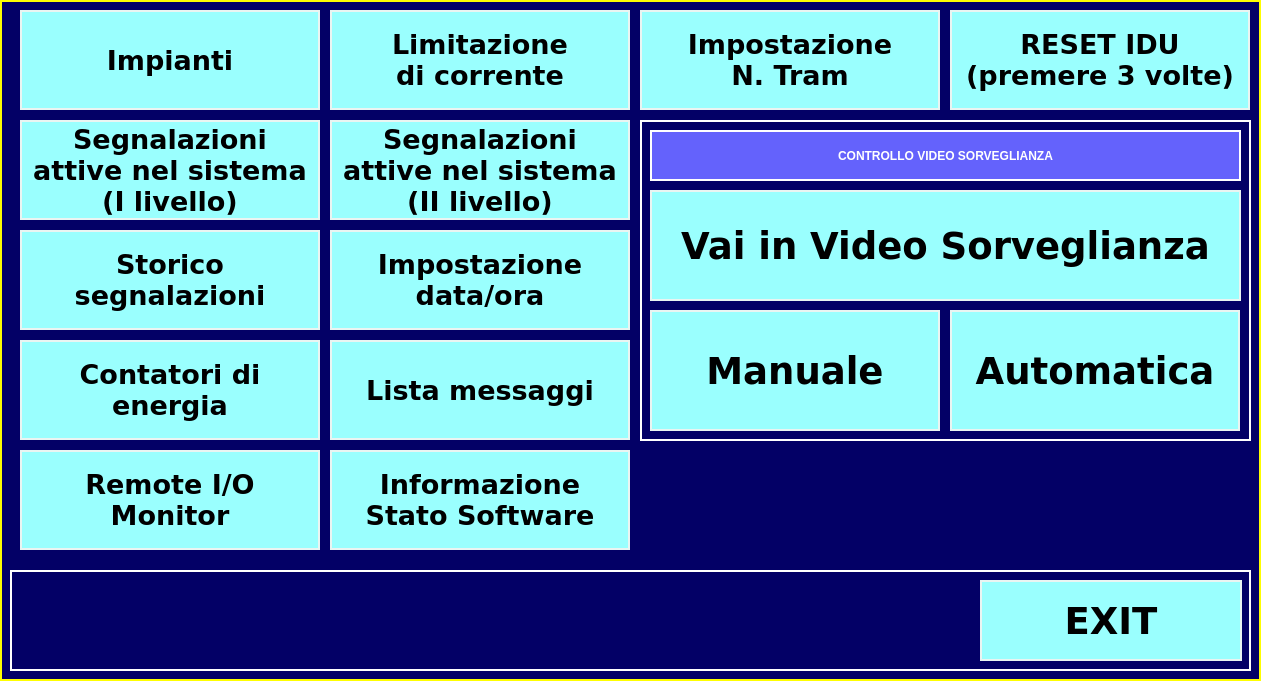
<?xml version="1.0" encoding="UTF-8"?>
<ui version="4.0">
 <class>Impostazioni</class>
 <widget class="QWidget" name="Impostazioni">
  <property name="geometry">
   <rect>
    <x>0</x>
    <y>0</y>
    <width>1261</width>
    <height>681</height>
   </rect>
  </property>
  <property name="windowTitle">
   <string>Form</string>
  </property>
  <property name="styleSheet">
   <string notr="true">QWidget { background-color : #030066; color : #fefe00;border:2px solid #39bcde }
QWidget{ border:2px solid #fefe00 }
QLabel { background-color : #6462fc; color : #FFFFFF;border:2px solid #FFFFFF;font: 20pt &quot;DejaVu Sans&quot;;font: bold; }
QPushButton { background-color : #9afffe; color : #000000;border:2px solid #eaf5f2;font: 28pt &quot;DejaVu Sans&quot;;font: bold;  }
QFrame {border:2px solid #FFFFFF }</string>
  </property>
  <widget class="QFrame" name="frame_4">
   <property name="geometry">
    <rect>
     <x>10</x>
     <y>570</y>
     <width>1241</width>
     <height>101</height>
    </rect>
   </property>
   <property name="styleSheet">
    <string notr="true">QFrame {border:2px solid #FFFFFF }</string>
   </property>
   <property name="frameShape">
    <enum>QFrame::StyledPanel</enum>
   </property>
   <property name="frameShadow">
    <enum>QFrame::Raised</enum>
   </property>
   <widget class="QPushButton" name="exit">
    <property name="geometry">
     <rect>
      <x>970</x>
      <y>10</y>
      <width>262</width>
      <height>81</height>
     </rect>
    </property>
    <property name="font">
     <font>
      <family>DejaVu Sans</family>
      <pointsize>28</pointsize>
      <weight>75</weight>
      <italic>false</italic>
      <bold>true</bold>
     </font>
    </property>
    <property name="styleSheet">
     <string notr="true"/>
    </property>
    <property name="text">
     <string>EXIT</string>
    </property>
   </widget>
  </widget>
  <widget class="QPushButton" name="impianti">
   <property name="geometry">
    <rect>
     <x>20</x>
     <y>10</y>
     <width>300</width>
     <height>100</height>
    </rect>
   </property>
   <property name="font">
    <font>
     <family>DejaVu Sans</family>
     <pointsize>20</pointsize>
     <weight>75</weight>
     <italic>false</italic>
     <bold>true</bold>
    </font>
   </property>
   <property name="styleSheet">
    <string notr="true">font: 20pt &quot;DejaVu Sans&quot;;font: bold; </string>
   </property>
   <property name="text">
    <string>Impianti</string>
   </property>
  </widget>
  <widget class="QPushButton" name="impinati_6">
   <property name="geometry">
    <rect>
     <x>330</x>
     <y>10</y>
     <width>300</width>
     <height>100</height>
    </rect>
   </property>
   <property name="font">
    <font>
     <family>DejaVu Sans</family>
     <pointsize>20</pointsize>
     <weight>75</weight>
     <italic>false</italic>
     <bold>true</bold>
    </font>
   </property>
   <property name="styleSheet">
    <string notr="true">font: 20pt &quot;DejaVu Sans&quot;;font: bold; </string>
   </property>
   <property name="text">
    <string>Limitazione
di corrente</string>
   </property>
  </widget>
  <widget class="QPushButton" name="tram">
   <property name="geometry">
    <rect>
     <x>640</x>
     <y>10</y>
     <width>300</width>
     <height>100</height>
    </rect>
   </property>
   <property name="font">
    <font>
     <family>DejaVu Sans</family>
     <pointsize>20</pointsize>
     <weight>75</weight>
     <italic>false</italic>
     <bold>true</bold>
    </font>
   </property>
   <property name="styleSheet">
    <string notr="true">font: 20pt &quot;DejaVu Sans&quot;;font: bold; </string>
   </property>
   <property name="text">
    <string>Impostazione
N. Tram</string>
   </property>
  </widget>
  <widget class="QPushButton" name="impinati_8">
   <property name="geometry">
    <rect>
     <x>950</x>
     <y>10</y>
     <width>300</width>
     <height>100</height>
    </rect>
   </property>
   <property name="font">
    <font>
     <family>DejaVu Sans</family>
     <pointsize>20</pointsize>
     <weight>75</weight>
     <italic>false</italic>
     <bold>true</bold>
    </font>
   </property>
   <property name="styleSheet">
    <string notr="true">font: 20pt &quot;DejaVu Sans&quot;;font: bold; </string>
   </property>
   <property name="text">
    <string>RESET IDU
(premere 3 volte)</string>
   </property>
  </widget>
  <widget class="QPushButton" name="impinati_9">
   <property name="geometry">
    <rect>
     <x>330</x>
     <y>120</y>
     <width>300</width>
     <height>100</height>
    </rect>
   </property>
   <property name="font">
    <font>
     <family>DejaVu Sans</family>
     <pointsize>20</pointsize>
     <weight>75</weight>
     <italic>false</italic>
     <bold>true</bold>
    </font>
   </property>
   <property name="styleSheet">
    <string notr="true">font: 20pt &quot;DejaVu Sans&quot;;font: bold; </string>
   </property>
   <property name="text">
    <string>Segnalazioni
attive nel sistema
(II livello)</string>
   </property>
  </widget>
  <widget class="QPushButton" name="data">
   <property name="geometry">
    <rect>
     <x>330</x>
     <y>230</y>
     <width>300</width>
     <height>100</height>
    </rect>
   </property>
   <property name="font">
    <font>
     <family>DejaVu Sans</family>
     <pointsize>20</pointsize>
     <weight>75</weight>
     <italic>false</italic>
     <bold>true</bold>
    </font>
   </property>
   <property name="styleSheet">
    <string notr="true">font: 20pt &quot;DejaVu Sans&quot;;font: bold; </string>
   </property>
   <property name="text">
    <string>Impostazione
data/ora</string>
   </property>
  </widget>
  <widget class="QPushButton" name="impinati_11">
   <property name="geometry">
    <rect>
     <x>330</x>
     <y>340</y>
     <width>300</width>
     <height>100</height>
    </rect>
   </property>
   <property name="font">
    <font>
     <family>DejaVu Sans</family>
     <pointsize>20</pointsize>
     <weight>75</weight>
     <italic>false</italic>
     <bold>true</bold>
    </font>
   </property>
   <property name="styleSheet">
    <string notr="true">font: 20pt &quot;DejaVu Sans&quot;;font: bold; </string>
   </property>
   <property name="text">
    <string>Lista messaggi</string>
   </property>
  </widget>
  <widget class="QPushButton" name="impinati_12">
   <property name="geometry">
    <rect>
     <x>330</x>
     <y>450</y>
     <width>300</width>
     <height>100</height>
    </rect>
   </property>
   <property name="font">
    <font>
     <family>DejaVu Sans</family>
     <pointsize>20</pointsize>
     <weight>75</weight>
     <italic>false</italic>
     <bold>true</bold>
    </font>
   </property>
   <property name="styleSheet">
    <string notr="true">font: 20pt &quot;DejaVu Sans&quot;;font: bold; </string>
   </property>
   <property name="text">
    <string>Informazione
Stato Software</string>
   </property>
  </widget>
  <widget class="QPushButton" name="impinati_13">
   <property name="geometry">
    <rect>
     <x>20</x>
     <y>340</y>
     <width>300</width>
     <height>100</height>
    </rect>
   </property>
   <property name="font">
    <font>
     <family>DejaVu Sans</family>
     <pointsize>20</pointsize>
     <weight>75</weight>
     <italic>false</italic>
     <bold>true</bold>
    </font>
   </property>
   <property name="styleSheet">
    <string notr="true">font: 20pt &quot;DejaVu Sans&quot;;font: bold; </string>
   </property>
   <property name="text">
    <string>Contatori di
energia</string>
   </property>
  </widget>
  <widget class="QPushButton" name="impinati_14">
   <property name="geometry">
    <rect>
     <x>20</x>
     <y>450</y>
     <width>300</width>
     <height>100</height>
    </rect>
   </property>
   <property name="font">
    <font>
     <family>DejaVu Sans</family>
     <pointsize>20</pointsize>
     <weight>75</weight>
     <italic>false</italic>
     <bold>true</bold>
    </font>
   </property>
   <property name="styleSheet">
    <string notr="true">font: 20pt &quot;DejaVu Sans&quot;;font: bold; </string>
   </property>
   <property name="text">
    <string>Remote I/O
Monitor</string>
   </property>
  </widget>
  <widget class="QPushButton" name="impinati_15">
   <property name="geometry">
    <rect>
     <x>20</x>
     <y>120</y>
     <width>300</width>
     <height>100</height>
    </rect>
   </property>
   <property name="font">
    <font>
     <family>DejaVu Sans</family>
     <pointsize>20</pointsize>
     <weight>75</weight>
     <italic>false</italic>
     <bold>true</bold>
    </font>
   </property>
   <property name="styleSheet">
    <string notr="true">font: 20pt &quot;DejaVu Sans&quot;;font: bold; </string>
   </property>
   <property name="text">
    <string>Segnalazioni
attive nel sistema
(I livello)</string>
   </property>
  </widget>
  <widget class="QPushButton" name="impinati_16">
   <property name="geometry">
    <rect>
     <x>20</x>
     <y>230</y>
     <width>300</width>
     <height>100</height>
    </rect>
   </property>
   <property name="font">
    <font>
     <family>DejaVu Sans</family>
     <pointsize>20</pointsize>
     <weight>75</weight>
     <italic>false</italic>
     <bold>true</bold>
    </font>
   </property>
   <property name="styleSheet">
    <string notr="true">font: 20pt &quot;DejaVu Sans&quot;;font: bold; </string>
   </property>
   <property name="text">
    <string>Storico
segnalazioni</string>
   </property>
  </widget>
  <widget class="QFrame" name="frame_2">
   <property name="geometry">
    <rect>
     <x>640</x>
     <y>120</y>
     <width>611</width>
     <height>321</height>
    </rect>
   </property>
   <property name="styleSheet">
    <string notr="true"/>
   </property>
   <property name="frameShape">
    <enum>QFrame::StyledPanel</enum>
   </property>
   <property name="frameShadow">
    <enum>QFrame::Raised</enum>
   </property>
   <widget class="QLabel" name="mydata_2">
    <property name="geometry">
     <rect>
      <x>10</x>
      <y>10</y>
      <width>591</width>
      <height>51</height>
     </rect>
    </property>
    <property name="palette">
     <palette>
      <active>
       <colorrole role="WindowText">
        <brush brushstyle="SolidPattern">
         <color alpha="255">
          <red>255</red>
          <green>255</green>
          <blue>255</blue>
         </color>
        </brush>
       </colorrole>
       <colorrole role="Button">
        <brush brushstyle="SolidPattern">
         <color alpha="255">
          <red>100</red>
          <green>98</green>
          <blue>252</blue>
         </color>
        </brush>
       </colorrole>
       <colorrole role="Text">
        <brush brushstyle="SolidPattern">
         <color alpha="255">
          <red>255</red>
          <green>255</green>
          <blue>255</blue>
         </color>
        </brush>
       </colorrole>
       <colorrole role="ButtonText">
        <brush brushstyle="SolidPattern">
         <color alpha="255">
          <red>255</red>
          <green>255</green>
          <blue>255</blue>
         </color>
        </brush>
       </colorrole>
       <colorrole role="Base">
        <brush brushstyle="SolidPattern">
         <color alpha="255">
          <red>100</red>
          <green>98</green>
          <blue>252</blue>
         </color>
        </brush>
       </colorrole>
       <colorrole role="Window">
        <brush brushstyle="SolidPattern">
         <color alpha="255">
          <red>100</red>
          <green>98</green>
          <blue>252</blue>
         </color>
        </brush>
       </colorrole>
      </active>
      <inactive>
       <colorrole role="WindowText">
        <brush brushstyle="SolidPattern">
         <color alpha="255">
          <red>255</red>
          <green>255</green>
          <blue>255</blue>
         </color>
        </brush>
       </colorrole>
       <colorrole role="Button">
        <brush brushstyle="SolidPattern">
         <color alpha="255">
          <red>100</red>
          <green>98</green>
          <blue>252</blue>
         </color>
        </brush>
       </colorrole>
       <colorrole role="Text">
        <brush brushstyle="SolidPattern">
         <color alpha="255">
          <red>255</red>
          <green>255</green>
          <blue>255</blue>
         </color>
        </brush>
       </colorrole>
       <colorrole role="ButtonText">
        <brush brushstyle="SolidPattern">
         <color alpha="255">
          <red>255</red>
          <green>255</green>
          <blue>255</blue>
         </color>
        </brush>
       </colorrole>
       <colorrole role="Base">
        <brush brushstyle="SolidPattern">
         <color alpha="255">
          <red>100</red>
          <green>98</green>
          <blue>252</blue>
         </color>
        </brush>
       </colorrole>
       <colorrole role="Window">
        <brush brushstyle="SolidPattern">
         <color alpha="255">
          <red>100</red>
          <green>98</green>
          <blue>252</blue>
         </color>
        </brush>
       </colorrole>
      </inactive>
      <disabled>
       <colorrole role="WindowText">
        <brush brushstyle="SolidPattern">
         <color alpha="255">
          <red>255</red>
          <green>255</green>
          <blue>255</blue>
         </color>
        </brush>
       </colorrole>
       <colorrole role="Button">
        <brush brushstyle="SolidPattern">
         <color alpha="255">
          <red>100</red>
          <green>98</green>
          <blue>252</blue>
         </color>
        </brush>
       </colorrole>
       <colorrole role="Text">
        <brush brushstyle="SolidPattern">
         <color alpha="255">
          <red>255</red>
          <green>255</green>
          <blue>255</blue>
         </color>
        </brush>
       </colorrole>
       <colorrole role="ButtonText">
        <brush brushstyle="SolidPattern">
         <color alpha="255">
          <red>255</red>
          <green>255</green>
          <blue>255</blue>
         </color>
        </brush>
       </colorrole>
       <colorrole role="Base">
        <brush brushstyle="SolidPattern">
         <color alpha="255">
          <red>100</red>
          <green>98</green>
          <blue>252</blue>
         </color>
        </brush>
       </colorrole>
       <colorrole role="Window">
        <brush brushstyle="SolidPattern">
         <color alpha="255">
          <red>100</red>
          <green>98</green>
          <blue>252</blue>
         </color>
        </brush>
       </colorrole>
      </disabled>
     </palette>
    </property>
    <property name="styleSheet">
     <string notr="true"/>
    </property>
    <property name="frameShape">
     <enum>QFrame::WinPanel</enum>
    </property>
    <property name="frameShadow">
     <enum>QFrame::Plain</enum>
    </property>
    <property name="midLineWidth">
     <number>0</number>
    </property>
    <property name="text">
     <string>CONTROLLO VIDEO SORVEGLIANZA</string>
    </property>
    <property name="textFormat">
     <enum>Qt::AutoText</enum>
    </property>
    <property name="alignment">
     <set>Qt::AlignCenter</set>
    </property>
   </widget>
   <widget class="QPushButton" name="vaivideosorveglianza">
    <property name="geometry">
     <rect>
      <x>10</x>
      <y>70</y>
      <width>591</width>
      <height>111</height>
     </rect>
    </property>
    <property name="font">
     <font>
      <family>DejaVu Sans</family>
      <pointsize>28</pointsize>
      <weight>75</weight>
      <italic>false</italic>
      <bold>true</bold>
     </font>
    </property>
    <property name="styleSheet">
     <string notr="true"/>
    </property>
    <property name="text">
     <string>Vai in Video Sorveglianza</string>
    </property>
   </widget>
   <widget class="QPushButton" name="vaivideomanuale">
    <property name="geometry">
     <rect>
      <x>10</x>
      <y>190</y>
      <width>290</width>
      <height>121</height>
     </rect>
    </property>
    <property name="font">
     <font>
      <family>DejaVu Sans</family>
      <pointsize>28</pointsize>
      <weight>75</weight>
      <italic>false</italic>
      <bold>true</bold>
     </font>
    </property>
    <property name="styleSheet">
     <string notr="true"/>
    </property>
    <property name="text">
     <string>Manuale</string>
    </property>
   </widget>
   <widget class="QPushButton" name="vaivideoautomatica">
    <property name="geometry">
     <rect>
      <x>310</x>
      <y>190</y>
      <width>290</width>
      <height>121</height>
     </rect>
    </property>
    <property name="font">
     <font>
      <family>DejaVu Sans</family>
      <pointsize>28</pointsize>
      <weight>75</weight>
      <italic>false</italic>
      <bold>true</bold>
     </font>
    </property>
    <property name="styleSheet">
     <string notr="true"/>
    </property>
    <property name="text">
     <string>Automatica</string>
    </property>
   </widget>
  </widget>
 </widget>
 <resources/>
 <connections/>
</ui>
